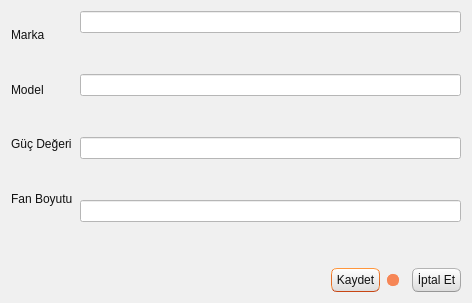
<?xml version="1.0" encoding="UTF-8"?>
<ui version="4.0">
 <class>TKNGucKaynagiPencere</class>
 <widget class="QDialog" name="TKNGucKaynagiPencere">
  <property name="geometry">
   <rect>
    <x>0</x>
    <y>0</y>
    <width>472</width>
    <height>303</height>
   </rect>
  </property>
  <property name="windowTitle">
   <string>Dialog</string>
  </property>
  <property name="styleSheet">
   <string notr="true">/*
Ubuntu Style Sheet for QT Applications
Author: Jaime A. Quiroga P.
Company: GTRONICK
Last updated: 09/10/2019 (dd/mm/yyyy), 12:31.
Available at: https://github.com/GTRONICK/QSS/blob/master/Ubuntu.qss
*/
QMainWindow {
	background-color:#f0f0f0;
}
QCheckBox {
	padding:2px;
}
QCheckBox:hover {
	border:1px solid rgb(255,150,60);
	border-radius:4px;
	padding: 1px;
	background-color:qlineargradient(spread:pad, x1:0.5, y1:1, x2:0.5, y2:0, stop:0 rgba(190, 90, 50, 50), stop:1 rgba(250, 130, 40, 50));
}
QCheckBox::indicator:checked {
	border:1px solid rgb(246, 134, 86);
	border-radius:4px;
  	background-color:rgb(246, 134, 86)
}
QCheckBox::indicator:unchecked {
	border-width:1px solid rgb(246, 134, 86);
	border-radius:4px;
  	background-color:rgb(255,255,255);
}
QColorDialog {
	background-color:#f0f0f0;
}
QComboBox {
	color:rgb(81,72,65);
	background: #ffffff;
}
QComboBox:editable {
	selection-color:rgb(81,72,65);
	selection-background-color: #ffffff;
}
QComboBox QAbstractItemView {
	selection-color: #ffffff;
	selection-background-color: rgb(246, 134, 86);
}
QComboBox:!editable:on, QComboBox::drop-down:editable:on {
	color:  #1e1d23;	
}
QDateTimeEdit, QDateEdit, QDoubleSpinBox, QFontComboBox {
	color:rgb(81,72,65);
	background-color: #ffffff;
}

QDialog {
	background-color:#f0f0f0;
}

QLabel,QLineEdit {
	color:rgb(17,17,17);
}
QLineEdit {
	background-color:rgb(255,255,255);
	selection-background-color:rgb(236,116,64);
}
QMenuBar {
	color:rgb(223,219,210);
	background-color:rgb(65,64,59);
}
QMenuBar::item {
	padding-top:4px;
	padding-left:4px;
	padding-right:4px;
	color:rgb(223,219,210);
	background-color:rgb(65,64,59);
}
QMenuBar::item:selected {
	color:rgb(255,255,255);
	padding-top:2px;
	padding-left:2px;
	padding-right:2px;
	border-top-width:2px;
	border-left-width:2px;
	border-right-width:2px;
	border-top-right-radius:4px;
	border-top-left-radius:4px;
	border-style:solid;
	background-color:rgb(65,64,59);
	border-top-color: rgb(47,47,44);
	border-right-color: qlineargradient(spread:pad, x1:0, y1:1, x2:1, y2:0, stop:0 rgba(90, 87, 78, 255), stop:1 rgba(47,47,44, 255));
	border-left-color:  qlineargradient(spread:pad, x1:1, y1:0, x2:0, y2:0, stop:0 rgba(90, 87, 78, 255), stop:1 rgba(47,47,44, 255));
}
QMenu {
	color:rgb(223,219,210);
	background-color:rgb(65,64,59);
}
QMenu::item {
	color:rgb(223,219,210);
	padding:4px 10px 4px 20px;
}
QMenu::item:selected {
	color:rgb(255,255,255);
	background-color: qlineargradient(spread:pad, x1:0.5, y1:1, x2:0.5, y2:0, stop:0 rgba(225, 108, 54, 255), stop:1 rgba(246, 134, 86, 255));
	border-style:solid;
	border-width:3px;
	padding:4px 7px 4px 17px;
	border-bottom-color:qlineargradient(spread:pad, x1:0.5, y1:1, x2:0.5, y2:0, stop:0 rgba(175,85,48,255), stop:1 rgba(236,114,67, 255));
	border-top-color:qlineargradient(spread:pad, x1:0.5, y1:1, x2:0.5, y2:0, stop:0 rgba(253,156,113,255), stop:1 rgba(205,90,46, 255));
	border-right-color:qlineargradient(spread:pad, x1:0, y1:0.5, x2:1, y2:0.5, stop:0 rgba(253,156,113,255), stop:1 rgba(205,90,46, 255));
	border-left-color:qlineargradient(spread:pad, x1:1, y1:0.5, x2:0, y2:0.5, stop:0 rgba(253,156,113,255), stop:1 rgba(205,90,46, 255));
}
QPlainTextEdit {
	border-width: 1px solid transparent;
	color:rgb(17,17,17);
	selection-background-color:rgb(236,116,64);
}
QProgressBar {
	text-align: center;
	color: rgb(0, 0, 0);
	border: 1px inset rgb(150,150,150); 
	border-radius: 10px;
	background-color:rgb(221,221,219);
}
QProgressBar::chunk:horizontal {
	background-color: qlineargradient(spread:pad, x1:0.5, y1:1, x2:0.5, y2:0, stop:0 rgba(225, 108, 54, 255), stop:1 rgba(246, 134, 86, 255));
	border:1px solid;
	border-radius:8px;
	border-bottom-color:qlineargradient(spread:pad, x1:0.5, y1:1, x2:0.5, y2:0, stop:0 rgba(175,85,48,255), stop:1 rgba(236,114,67, 255));
	border-top-color:qlineargradient(spread:pad, x1:0.5, y1:1, x2:0.5, y2:0, stop:0 rgba(253,156,113,255), stop:1 rgba(205,90,46, 255));
	border-right-color:qlineargradient(spread:pad, x1:0, y1:0.5, x2:1, y2:0.5, stop:0 rgba(253,156,113,255), stop:1 rgba(205,90,46, 255));
	border-left-color:qlineargradient(spread:pad, x1:1, y1:0.5, x2:0, y2:0.5, stop:0 rgba(253,156,113,255), stop:1 rgba(205,90,46, 255));
}
QPushButton{
	color:rgb(17,17,17);
	border-width: 1px;
	border-radius: 6px;
	border-bottom-color: rgb(150,150,150);
	border-right-color: rgb(165,165,165);
	border-left-color: rgb(165,165,165);
	border-top-color: rgb(180,180,180);
	border-style: solid;
	padding: 4px;
	background-color: qlineargradient(spread:pad, x1:0.5, y1:1, x2:0.5, y2:0, stop:0 rgba(220, 220, 220, 255), stop:1 rgba(255, 255, 255, 255));
}
QPushButton:hover{
	color:rgb(17,17,17);
	border-width: 1px;
	border-radius:6px;
	border-top-color: rgb(255,150,60);
	border-right-color: qlineargradient(spread:pad, x1:0, y1:1, x2:1, y2:0, stop:0 rgba(200, 70, 20, 255), stop:1 rgba(255,150,60, 255));
	border-left-color:  qlineargradient(spread:pad, x1:1, y1:0, x2:0, y2:0, stop:0 rgba(200, 70, 20, 255), stop:1 rgba(255,150,60, 255));
	border-bottom-color: rgb(200,70,20);
	border-style: solid;
	padding: 2px;
	background-color: qlineargradient(spread:pad, x1:0.5, y1:1, x2:0.5, y2:0, stop:0 rgba(220, 220, 220, 255), stop:1 rgba(255, 255, 255, 255));
}
QPushButton:default{
	color:rgb(17,17,17);
	border-width: 1px;
	border-radius:6px;
	border-top-color: rgb(255,150,60);
	border-right-color: qlineargradient(spread:pad, x1:0, y1:1, x2:1, y2:0, stop:0 rgba(200, 70, 20, 255), stop:1 rgba(255,150,60, 255));
	border-left-color:  qlineargradient(spread:pad, x1:1, y1:0, x2:0, y2:0, stop:0 rgba(200, 70, 20, 255), stop:1 rgba(255,150,60, 255));
	border-bottom-color: rgb(200,70,20);
	border-style: solid;
	padding: 2px;
	background-color: qlineargradient(spread:pad, x1:0.5, y1:1, x2:0.5, y2:0, stop:0 rgba(220, 220, 220, 255), stop:1 rgba(255, 255, 255, 255));
}
QPushButton:pressed{
	color:rgb(17,17,17);
	border-width: 1px;
	border-radius: 6px;
	border-width: 1px;
	border-top-color: rgba(255,150,60,200);
	border-right-color: qlineargradient(spread:pad, x1:0, y1:1, x2:1, y2:0, stop:0 rgba(200, 70, 20, 255), stop:1 rgba(255,150,60, 200));
	border-left-color:  qlineargradient(spread:pad, x1:1, y1:0, x2:0, y2:0, stop:0 rgba(200, 70, 20, 255), stop:1 rgba(255,150,60, 200));
	border-bottom-color: rgba(200,70,20,200);
	border-style: solid;
	padding: 2px;
	background-color: qlineargradient(spread:pad, x1:0.5, y1:0, x2:0.5, y2:1, stop:0 rgba(220, 220, 220, 255), stop:1 rgba(255, 255, 255, 255));
}
QPushButton:disabled{
	color:rgb(174,167,159);
	border-width: 1px;
	border-radius: 6px;
	background-color: qlineargradient(spread:pad, x1:0.5, y1:1, x2:0.5, y2:0, stop:0 rgba(200, 200, 200, 255), stop:1 rgba(230, 230, 230, 255));
}
QRadioButton {
	padding: 1px;
}
QRadioButton::indicator:checked {
	height: 10px;
	width: 10px;
	border-style:solid;
	border-radius:5px;
	border-width: 1px;
	border-color: rgba(246, 134, 86, 255);
	color: #a9b7c6;
	background-color:rgba(246, 134, 86, 255);
}
QRadioButton::indicator:!checked {
	height: 10px;
	width: 10px;
	border-style:solid;
	border-radius:5px;
	border-width: 1px;
	border-color: rgb(246, 134, 86);
	color: #a9b7c6;
	background-color: transparent;
}
QScrollArea {
	color: white;
	background-color:#f0f0f0;
}
QSlider::groove {
	border-style: solid;
	border-width: 1px;
	border-color: rgb(207,207,207);
}
QSlider::groove:horizontal {
	height: 5px;
	background: rgb(246, 134, 86);
}
QSlider::groove:vertical {
	width: 5px;
	background: rgb(246, 134, 86);
}
QSlider::handle:horizontal {
	background: rgb(253,253,253);
	border-style: solid;
	border-width: 1px;
	border-color: rgb(207,207,207);
	width: 12px;
	margin: -5px 0;
	border-radius: 7px;
}
QSlider::handle:vertical {
	background: rgb(253,253,253);
	border-style: solid;
	border-width: 1px;
	border-color: rgb(207,207,207);
	height: 12px;
	margin: 0 -5px;
	border-radius: 7px;
}
QSlider::add-page:horizontal, QSlider::add-page:vertical {
 	background: white;
}
QSlider::sub-page:horizontal, QSlider::sub-page:vertical {
	background: rgb(246, 134, 86);
}
QStatusBar, QSpinBox {
	color:rgb(81,72,65);
}
QSpinBox {
	background-color: #ffffff;
}
QScrollBar:horizontal {
	max-height: 20px;
	border: 1px transparent;
	margin: 0px 20px 0px 20px;
}
QScrollBar::handle:horizontal {
	background: rgb(253,253,253);
	border: 1px solid rgb(207,207,207);
	border-radius: 7px;
	min-width: 25px;
}
QScrollBar::handle:horizontal:hover {
	background: rgb(253,253,253);
	border: 1px solid rgb(255,150,60);
	border-radius: 7px;
	min-width: 25px;
}
QScrollBar::add-line:horizontal {
  	border: 1px solid rgb(207,207,207);
  	border-top-right-radius: 7px;
  	border-top-left-radius: 7px;
  	border-bottom-right-radius: 7px;
  	background: rgb(255, 255, 255);
  	width: 20px;
  	subcontrol-position: right;
  	subcontrol-origin: margin;
}
QScrollBar::add-line:horizontal:hover {
  	border: 1px solid rgb(255,150,60);
  	border-top-right-radius: 7px;
  	border-top-left-radius: 7px;
  	border-bottom-right-radius: 7px;
  	background: rgb(255, 255, 255);
  	width: 20px;
  	subcontrol-position: right;
  	subcontrol-origin: margin;
}
QScrollBar::add-line:horizontal:pressed {
  	border: 1px solid grey;
  	border-top-left-radius: 7px;
  	border-top-right-radius: 7px;
  	border-bottom-right-radius: 7px;
  	background: rgb(231,231,231);
  	width: 20px;
  	subcontrol-position: right;
  	subcontrol-origin: margin;
}
QScrollBar::sub-line:horizontal {
  	border: 1px solid rgb(207,207,207);
  	border-top-right-radius: 7px;
  	border-top-left-radius: 7px;
  	border-bottom-left-radius: 7px;
  	background: rgb(255, 255, 255);
  	width: 20px;
  	subcontrol-position: left;
  	subcontrol-origin: margin;
}
QScrollBar::sub-line:horizontal:hover {
  	border: 1px solid rgb(255,150,60);
  	border-top-right-radius: 7px;
  	border-top-left-radius: 7px;
  	border-bottom-left-radius: 7px;
  	background: rgb(255, 255, 255);
  	width: 20px;
  	subcontrol-position: left;
  	subcontrol-origin: margin;
}
QScrollBar::sub-line:horizontal:pressed {
  	border: 1px solid grey;
  	border-top-right-radius: 7px;
  	border-top-left-radius: 7px;
  	border-bottom-left-radius: 7px;
  	background: rgb(231,231,231);
  	width: 20px;
  	subcontrol-position: left;
  	subcontrol-origin: margin;
}
QScrollBar::left-arrow:horizontal {
  	border: 1px transparent grey;
  	border-top-left-radius: 3px;
  	border-bottom-left-radius: 3px;
  	width: 6px;
  	height: 6px;
  	background: rgb(230,230,230);
}
QScrollBar::right-arrow:horizontal {
	border: 1px transparent grey;
	border-top-right-radius: 3px;
	border-bottom-right-radius: 3px;
  	width: 6px;
  	height: 6px;
 	background: rgb(230,230,230);
}
QScrollBar::add-page:horizontal, QScrollBar::sub-page:horizontal {
 	background: none;
} 
QScrollBar:vertical {
	max-width: 20px;
	border: 1px transparent grey;
	margin: 20px 0px 20px 0px;
}
QScrollBar::add-line:vertical {
	border: 1px solid;
	border-color: rgb(207,207,207);
	border-bottom-right-radius: 7px;
	border-bottom-left-radius: 7px;
	border-top-left-radius: 7px;
	background: rgb(255, 255, 255);
  	height: 20px;
  	subcontrol-position: bottom;
  	subcontrol-origin: margin;
}
QScrollBar::add-line:vertical:hover {
  	border: 1px solid;
  	border-color: rgb(255,150,60);
  	border-bottom-right-radius: 7px;
  	border-bottom-left-radius: 7px;
  	border-top-left-radius: 7px;
  	background: rgb(255, 255, 255);
  	height: 20px;
  	subcontrol-position: bottom;
  	subcontrol-origin: margin;
}
QScrollBar::add-line:vertical:pressed {
  	border: 1px solid grey;
  	border-bottom-left-radius: 7px;
  	border-bottom-right-radius: 7px;
  	border-top-left-radius: 7px;
  	background: rgb(231,231,231);
  	height: 20px;
  	subcontrol-position: bottom;
  	subcontrol-origin: margin;
}
QScrollBar::sub-line:vertical {
  	border: 1px solid rgb(207,207,207);
  	border-top-right-radius: 7px;
  	border-top-left-radius: 7px;
  	border-bottom-left-radius: 7px;
  	background: rgb(255, 255, 255);
  	height: 20px;
  	subcontrol-position: top;
  	subcontrol-origin: margin;
}
QScrollBar::sub-line:vertical:hover {
  	border: 1px solid rgb(255,150,60);
  	border-top-right-radius: 7px;
  	border-top-left-radius: 7px;
  	border-bottom-left-radius: 7px;
	background: rgb(255, 255, 255);
  	height: 20px;
  	subcontrol-position: top;
  	subcontrol-origin: margin;
}
QScrollBar::sub-line:vertical:pressed {
  	border: 1px solid grey;
  	border-top-left-radius: 7px;
  	border-top-right-radius: 7px;
  	background: rgb(231,231,231);
 	height: 20px;
  	subcontrol-position: top;
  	subcontrol-origin: margin;
}
QScrollBar::handle:vertical {
	background: rgb(253,253,253);
	border: 1px solid rgb(207,207,207);
	border-radius: 7px;
	min-height: 25px;
}
QScrollBar::handle:vertical:hover {
	background: rgb(253,253,253);
	border: 1px solid rgb(255,150,60);
	border-radius: 7px;
	min-height: 25px;
}
QScrollBar::up-arrow:vertical {
	border: 1px transparent grey;
  	border-top-left-radius: 3px;
	border-top-right-radius: 3px;
  	width: 6px;
  	height: 6px;
  	background: rgb(230,230,230);
}
QScrollBar::down-arrow:vertical {
  	border: 1px transparent grey;
  	border-bottom-left-radius: 3px;
  	border-bottom-right-radius: 3px;
  	width: 6px;
  	height: 6px;
  	background: rgb(230,230,230);
}
QScrollBar::add-page:vertical, QScrollBar::sub-page:vertical {
  	background: none;
}
QTabWidget {
	color:rgb(0,0,0);
	background-color:rgb(247,246,246);
}
QTabWidget::pane {
	border-color: rgb(180,180,180);
	background-color:rgb(247,246,246);
	border-style: solid;
	border-width: 1px;
  	border-radius: 6px;
}
QTabBar::tab {
	padding-left:4px;
	padding-right:4px;
	padding-bottom:2px;
	padding-top:2px;
	color:rgb(81,72,65);
  	background-color: qlineargradient(spread:pad, x1:0.5, y1:1, x2:0.5, y2:0, stop:0 rgba(221,218,217,255), stop:1 rgba(240,239,238,255));
	border-style: solid;
	border-width: 1px;
  	border-top-right-radius:4px;
	border-top-left-radius:4px;
	border-top-color: rgb(180,180,180);
	border-left-color: rgb(180,180,180);
	border-right-color: rgb(180,180,180);
	border-bottom-color: transparent;
}
QTabBar::tab:selected, QTabBar::tab:last:selected, QTabBar::tab:hover {
  	background-color:rgb(247,246,246);
  	margin-left: 0px;
  	margin-right: 1px;
}
QTabBar::tab:!selected {
	margin-top: 1px;
	margin-right: 1px;
}
QTextEdit {
	border-width: 1px;
	border-style: solid;
	border-color:transparent;
	color:rgb(17,17,17);
	selection-background-color:rgb(236,116,64);
}
QTimeEdit, QToolBox, QToolBox::tab, QToolBox::tab:selected {
	color:rgb(81,72,65);
	background-color: #ffffff;
}</string>
  </property>
  <layout class="QVBoxLayout" name="verticalLayout_3">
   <item>
    <layout class="QHBoxLayout" name="horizontalLayout">
     <property name="spacing">
      <number>7</number>
     </property>
     <item>
      <layout class="QVBoxLayout" name="verticalLayout">
       <item>
        <widget class="QLabel" name="label">
         <property name="text">
          <string>Marka</string>
         </property>
         <property name="buddy">
          <cstring>lineEdit</cstring>
         </property>
        </widget>
       </item>
       <item>
        <widget class="QLabel" name="label_2">
         <property name="text">
          <string>Model</string>
         </property>
         <property name="buddy">
          <cstring>lineEdit_2</cstring>
         </property>
        </widget>
       </item>
       <item>
        <widget class="QLabel" name="label_3">
         <property name="text">
          <string>Güç Değeri</string>
         </property>
         <property name="buddy">
          <cstring>lineEdit_3</cstring>
         </property>
        </widget>
       </item>
       <item>
        <widget class="QLabel" name="label_4">
         <property name="text">
          <string>Fan Boyutu</string>
         </property>
         <property name="buddy">
          <cstring>lineEdit_4</cstring>
         </property>
        </widget>
       </item>
      </layout>
     </item>
     <item>
      <layout class="QVBoxLayout" name="verticalLayout_2">
       <property name="spacing">
        <number>41</number>
       </property>
       <item>
        <widget class="QLineEdit" name="lineEdit"/>
       </item>
       <item>
        <widget class="QLineEdit" name="lineEdit_2"/>
       </item>
       <item>
        <widget class="QLineEdit" name="lineEdit_3"/>
       </item>
       <item>
        <widget class="QLineEdit" name="lineEdit_4"/>
       </item>
      </layout>
     </item>
    </layout>
   </item>
   <item>
    <spacer name="verticalSpacer">
     <property name="orientation">
      <enum>Qt::Vertical</enum>
     </property>
     <property name="sizeHint" stdset="0">
      <size>
       <width>20</width>
       <height>40</height>
      </size>
     </property>
    </spacer>
   </item>
   <item>
    <layout class="QHBoxLayout" name="horizontalLayout_2">
     <item>
      <spacer name="horizontalSpacer">
       <property name="orientation">
        <enum>Qt::Horizontal</enum>
       </property>
       <property name="sizeHint" stdset="0">
        <size>
         <width>40</width>
         <height>20</height>
        </size>
       </property>
      </spacer>
     </item>
     <item>
      <widget class="QPushButton" name="pushButton">
       <property name="text">
        <string>Kaydet</string>
       </property>
       <property name="icon">
        <iconset resource="../../kaynaklar.qrc">
         <normaloff>:/resimler/Save.png</normaloff>:/resimler/Save.png</iconset>
       </property>
      </widget>
     </item>
     <item>
      <widget class="QRadioButton" name="radioButton">
       <property name="text">
        <string/>
       </property>
       <property name="checked">
        <bool>true</bool>
       </property>
      </widget>
     </item>
     <item>
      <widget class="QPushButton" name="pushButton_2">
       <property name="text">
        <string>İptal Et</string>
       </property>
       <property name="icon">
        <iconset resource="../../kaynaklar.qrc">
         <normaloff>:/resimler/dialog-close.png</normaloff>:/resimler/dialog-close.png</iconset>
       </property>
      </widget>
     </item>
    </layout>
   </item>
  </layout>
 </widget>
 <resources>
  <include location="../../kaynaklar.qrc"/>
 </resources>
 <connections>
  <connection>
   <sender>pushButton</sender>
   <signal>clicked()</signal>
   <receiver>TKNGucKaynagiPencere</receiver>
   <slot>accept()</slot>
   <hints>
    <hint type="sourcelabel">
     <x>256</x>
     <y>279</y>
    </hint>
    <hint type="destinationlabel">
     <x>155</x>
     <y>282</y>
    </hint>
   </hints>
  </connection>
  <connection>
   <sender>pushButton_2</sender>
   <signal>clicked()</signal>
   <receiver>TKNGucKaynagiPencere</receiver>
   <slot>reject()</slot>
   <hints>
    <hint type="sourcelabel">
     <x>384</x>
     <y>283</y>
    </hint>
    <hint type="destinationlabel">
     <x>54</x>
     <y>283</y>
    </hint>
   </hints>
  </connection>
 </connections>
</ui>
